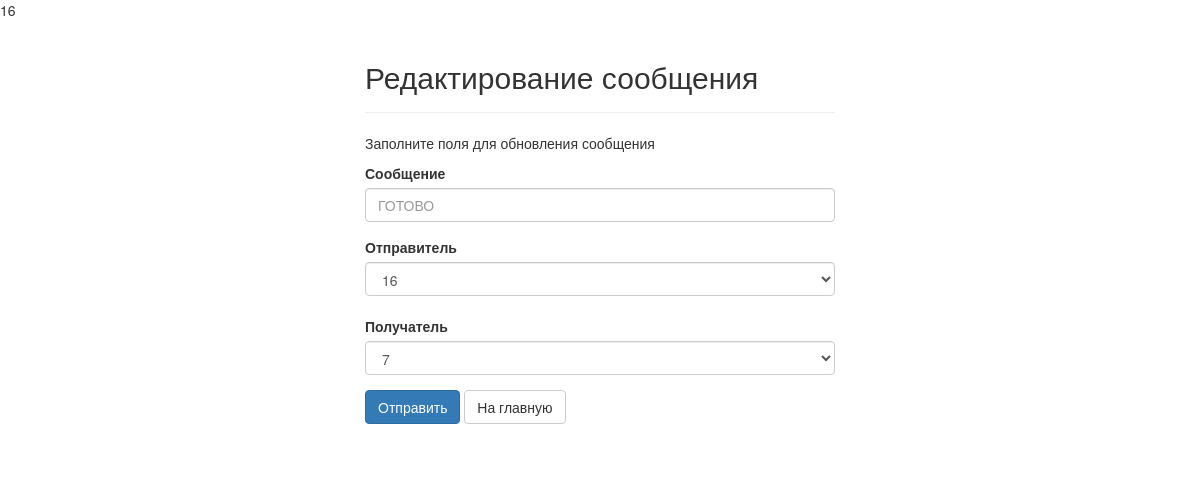
/update_message.php?id=6, run on the app's committed database.
### tables this page shows
CREATE TABLE `messages` (
  `id` int(11) NOT NULL,
  `user_id` int(11) NOT NULL,
  `to_user_id` int(11) NOT NULL,
  `message` text NOT NULL,
  `created` datetime NOT NULL DEFAULT CURRENT_TIMESTAMP
);

### update_message.php (the view, shortened to what this page needs)
<?php
require_once "config.php";
if(isset($_GET["id"]) && !empty($_GET["id"])){
    $id = $_GET["id"];
    $text_mess = mysqli_fetch_row(mysqli_query($link, "SELECT message FROM messages WHERE id = $id "));
    $from_user = mysqli_fetch_row(mysqli_query($link, "SELECT user_id FROM messages WHERE id = $id "));
    $to_user = mysqli_fetch_row(mysqli_query($link, "SELECT to_user_id FROM messages WHERE id = $id "));
}
$res = mysqli_query($link, "SELECT id FROM users ");
$users_id = Array();
$i = 0;
while($row = mysqli_fetch_array($res)){
    $users_id[$i] = $row['id'];
    $i++;
}
?>
<!DOCTYPE html>
<html lang="en">
<head>
    <link rel="stylesheet" href="https://maxcdn.bootstrapcdn.com/bootstrap/3.3.7/css/bootstrap.css">
</head>
<body>
    <div class="wrapper">
        <div class="container-fluid">
            <div class="row">
                <div class="col-md-12">
                    <div class="page-header">
                        <h2>Редактирование сообщения</h2>
                    </div>
                    <p>Заполните поля для обновления сообщения</p>
                    <form method="post" action="">
                        <div class="form-group ">
                            <label>Сообщение</label>
                            <input type="text" name="message" class="form-control"
                                placeholder="<?php echo $text_mess[0] ?>">
                        </div>
                        <div class="form-group ">
                            <label>Отправитель</label>
                            <select name="user_id" class="form-control">
                                <?php
                                foreach($users_id as $v){
                                    if ($from_user[0] == $v){
                                        echo '<option selected>' . $v . '</option>' ;
                                    }else{
                                        echo '<option>' . $v . '</option>' ;
                                    }
                                }
                            ?>
                            </select>
                            <br>
                            <label>Получатель</label>
                            <select name="to_user_id" class="form-control">
                                <?php
                                foreach($users_id as $v){
                                    if ($to_user[0] == $v){
                                        echo '<option selected>' . $v . '</option>' ;
                                    }else{
                                        echo '<option>' . $v . '</option>' ;
                                    }
                                }
                            ?>
                            </select>
                        </div>
                        <input type="submit" class="btn btn-primary" value="Отправить">
                        <a href="index.php" class="btn btn-default">На главную</a>
                    </form>
                    <br>
                </div>
            </div>
        </div>
    </div>
</body>
</html>

### update_message.php (style rules this page uses)
.wrapper { width: 500px; margin: 0 auto; }

### data on the page
messages: message "ГОТОВО", user_id "16", to_user_id "7"
